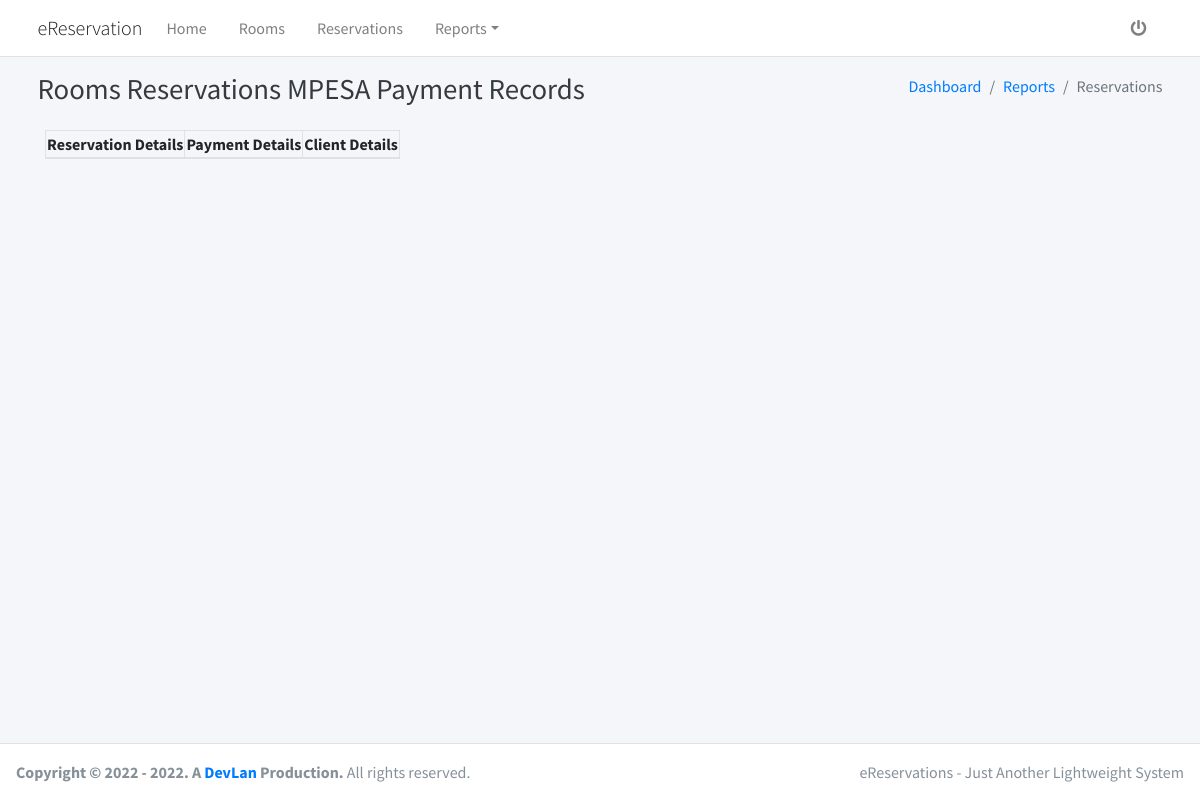
The page /views/reports_mpesa_payments.php on the database as committed earlier.
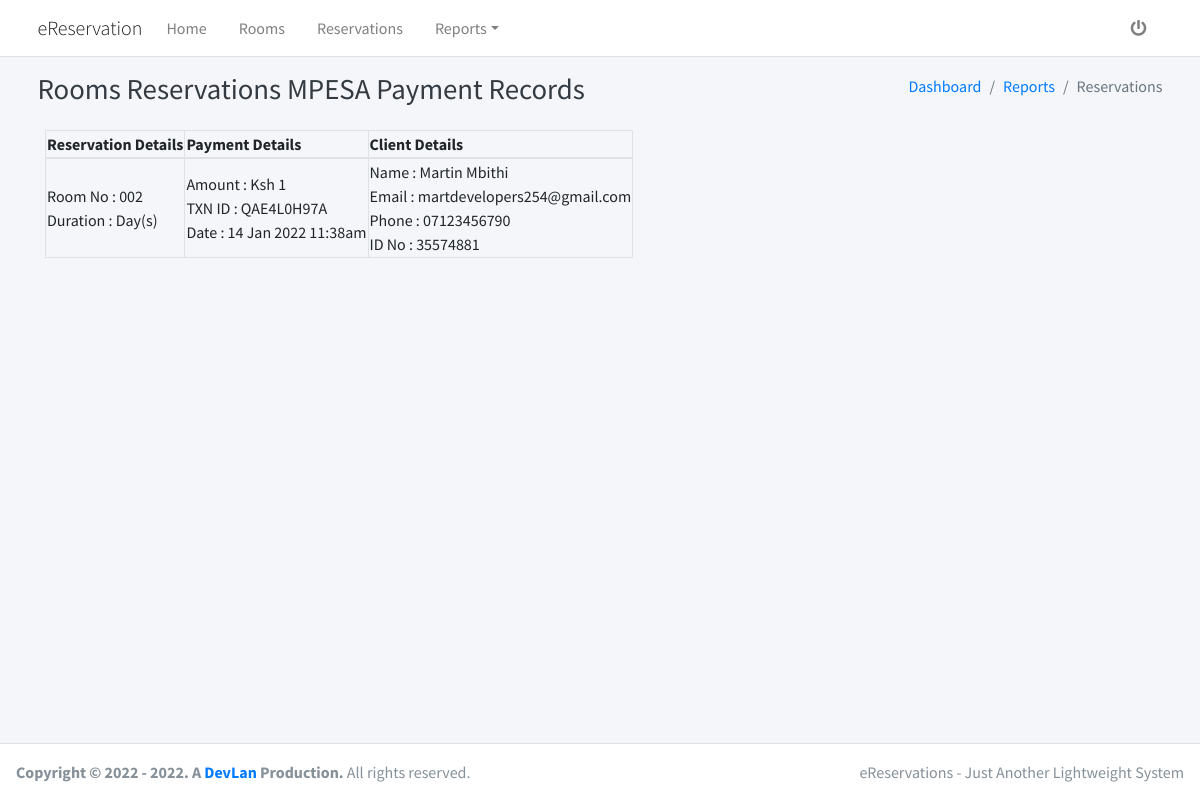
The same page on the database as committed later.
### tables this page shows
CREATE TABLE `stkpush` (
  `id` int(11) NOT NULL,
  `merchantRequestID` varchar(254) DEFAULT NULL,
  `checkoutRequestID` varchar(254) DEFAULT NULL,
  `resultCode` varchar(254) DEFAULT NULL,
  `resultDesc` varchar(254) DEFAULT NULL,
  `amount` varchar(11) DEFAULT NULL,
  `mpesaReceiptNumber` varchar(254) DEFAULT NULL,
  `transactionDate` varchar(254) DEFAULT NULL,
  `phoneNumber` varchar(254) DEFAULT NULL
);

CREATE TABLE `rooms` (
  `room_id` varchar(200) NOT NULL,
  `room_number` varchar(200) NOT NULL,
  `room_price` varchar(200) NOT NULL,
  `room_status` varchar(200) NOT NULL DEFAULT 'vacant'
);

CREATE TABLE `reservations` (
  `reservation_id` varchar(200) NOT NULL,
  `reservation_room_id` varchar(200) DEFAULT NULL,
  `client_name` varchar(200) DEFAULT NULL,
  `client_id_no` varchar(200) DEFAULT NULL,
  `client_email` varchar(200) DEFAULT NULL,
  `client_phone` varchar(200) DEFAULT NULL,
  `mode_of_payment` varchar(200) DEFAULT NULL,
  `duration` varchar(200) DEFAULT NULL,
  `cost` varchar(200) DEFAULT NULL,
  `transaction_id` varchar(200) DEFAULT NULL
);

### views/reports_mpesa_payments.php (the view, shortened to what this page needs)
<?php
require_once('../partials/head.php');
require_once('../config/config.php');
?>
<body class="hold-transition layout-top-nav">
    <div class="wrapper">
        <?php require_once('../partials/nav.php'); ?>
        <div class="content-wrapper">
            <div class="content-header">
                <div class="container">
                    <div class="row mb-2">
                        <div class="col-sm-6">
                            <h1 class="m-0 text-dark"> Rooms Reservations MPESA Payment Records </h1>
                        </div>
                        <div class="col-sm-6">
                            <ol class="breadcrumb float-sm-right">
                                <li class="breadcrumb-item"><a href="">Dashboard</a></li>
                                <li class="breadcrumb-item"><a href="">Reports</a></li>
                                <li class="breadcrumb-item active">Reservations</li>
                            </ol>
                        </div>
                    </div>
                </div>
            </div>
            <div class="content">
                <div class="container">
                    <div class="container-fluid">
                        <div class="row">
                            <div class="col-12">
                                <table id="export-data-table" class="table-bordered table-hover">
                                    <thead>
                                        <tr>
                                            <th>Reservation Details</th>
                                            <th>Payment Details</th>
                                            <th>Client Details</th>
                                        </tr>
                                    </thead>
                                    <tbody>
                                        <?php
                                        $ret = "SELECT * FROM stkpush s
                                        INNER JOIN reservations r ON s.mpesaReceiptNumber = r.transaction_id
                                        INNER JOIN rooms rm ON rm.room_id = r.reservation_room_id";
                                        $stmt = $mysqli->prepare($ret);
                                        $stmt->execute();
                                        $res = $stmt->get_result();
                                        while ($reservations = $res->fetch_object()) {
                                        ?>
                                            <tr>
                                                <td>
                                                    Room No : <?php echo $reservations->room_number; ?> <br>
                                                    Duration : <?php echo $reservations->duration; ?> Day(s)
                                                </td>
                                                <td>
                                                    Amount : Ksh <?php echo $reservations->amount; ?><br>
                                                    TXN ID : <?php echo $reservations->mpesaReceiptNumber; ?> <br>
                                                    Date : <?php echo date('d M Y g:ia', strtotime($reservations->transactionDate)); ?><br>
                                                </td>
                                                <td>
                                                    Name : <?php echo $reservations->client_name; ?><br>
                                                    Email : <?php echo $reservations->client_email; ?> <br>
                                                    Phone : <?php echo $reservations->client_phone; ?> <br>
                                                    ID No : <?php echo $reservations->client_id_no; ?> <br>
                                                </td>
                                            </tr>
                                        <?php } ?>
                                    </tbody>
                                </table>
                            </div>
                        </div>
                    </div>
                </div>
            </div>
        </div>
        <?php require_once('../partials/footer.php'); ?>
    </div>
</body>
</html>

Rows that differ between the two databases and show on the page:
added stkpush: rooms.room_number "002", amount "1", mpesaReceiptNumber "QAE4L0H97A", transactionDate "14 Jan 2022 11:38am", reservations.client_name "Martin Mbithi", reservations.client_email "martdevelopers254@gmail.com", reservations.client_phone "07123456790", reservations.client_id_no "35574881"
